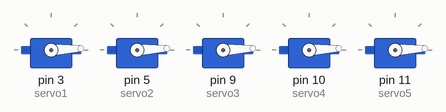
Recording of a sketch running on a simulated Arduino Uno, built with avr-gcc and run on an emulated ATmega328P. Parts: 5 × servo.

Above: at 0.05 s.
At 0.45 s:
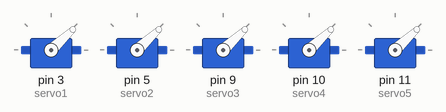
At 0.85 s:
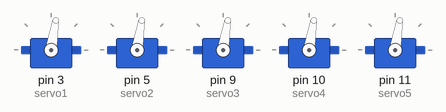
At 1.25 s:
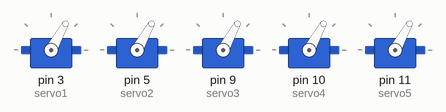
At 1.55 s:
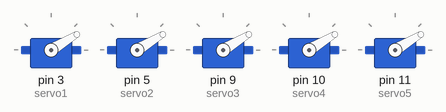
At 1.7 s:
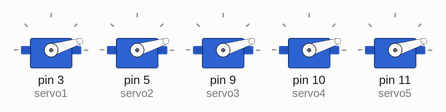
Timing chart, 0 to 4.3 s (numbered marks = the images above):
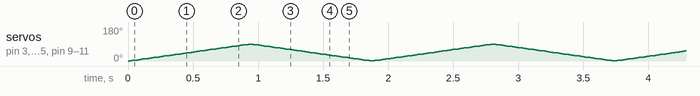

The sketch:

code_-_five_servo_design.ino
```cpp
#include <Servo.h>
Servo servo1;
Servo servo2;
Servo servo3;
Servo servo4;
Servo servo5;

int i = 0;

void setup() {
  servo1.attach(3);
servo2.attach(5);
servo3.attach(9);
servo4.attach(10);
servo5.attach(11);
  // put your setup code here, to run once:
}

void loop() { for (i =0; i < 90; i++) {
  servo1.write(i);
servo2.write(i);
servo3.write(i);
servo4.write(i);
servo5.write(i);
delay(10); }

for (i=90; i > 0 ;i--) {
  servo1.write(i);
servo2.write(i);
servo3.write(i);
servo4.write(i);
servo5.write(i);
delay(10); }
  // put your main code here, to run repeatedly:

}
```
